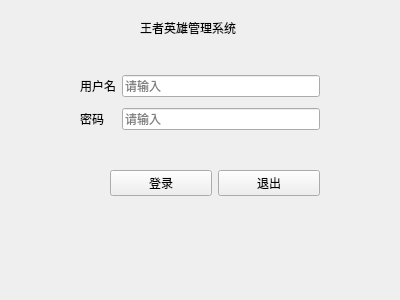
<?xml version="1.0" encoding="UTF-8"?>
<ui version="4.0">
 <class>Page_login</class>
 <widget class="QWidget" name="Page_login">
  <property name="geometry">
   <rect>
    <x>0</x>
    <y>0</y>
    <width>400</width>
    <height>300</height>
   </rect>
  </property>
  <property name="maximumSize">
   <size>
    <width>400</width>
    <height>300</height>
   </size>
  </property>
  <property name="windowTitle">
   <string>登录</string>
  </property>
  <property name="windowIcon">
   <iconset resource="res.qrc">
    <normaloff>:/img/pikachuya.jpg</normaloff>:/img/pikachuya.jpg</iconset>
  </property>
  <property name="styleSheet">
   <string notr="true"/>
  </property>
  <widget class="QLabel" name="label_3">
   <property name="geometry">
    <rect>
     <x>140</x>
     <y>20</y>
     <width>121</width>
     <height>16</height>
    </rect>
   </property>
   <property name="text">
    <string>王者英雄管理系统</string>
   </property>
  </widget>
  <widget class="QWidget" name="widget" native="true">
   <property name="geometry">
    <rect>
     <x>80</x>
     <y>70</y>
     <width>240</width>
     <height>66</height>
    </rect>
   </property>
   <layout class="QGridLayout" name="gridLayout">
    <item row="0" column="0">
     <widget class="QLabel" name="label">
      <property name="text">
       <string>用户名</string>
      </property>
     </widget>
    </item>
    <item row="1" column="0">
     <widget class="QLabel" name="label_2">
      <property name="text">
       <string>密码</string>
      </property>
     </widget>
    </item>
    <item row="0" column="1">
     <widget class="QLineEdit" name="lineEdit">
      <property name="maxLength">
       <number>20</number>
      </property>
      <property name="echoMode">
       <enum>QLineEdit::Password</enum>
      </property>
      <property name="placeholderText">
       <string>请输入</string>
      </property>
     </widget>
    </item>
    <item row="1" column="1">
     <widget class="QLineEdit" name="lineEdit_2">
      <property name="maxLength">
       <number>20</number>
      </property>
      <property name="echoMode">
       <enum>QLineEdit::Password</enum>
      </property>
      <property name="placeholderText">
       <string>请输入</string>
      </property>
     </widget>
    </item>
   </layout>
  </widget>
  <widget class="QWidget" name="widget_2" native="true">
   <property name="geometry">
    <rect>
     <x>110</x>
     <y>160</y>
     <width>210</width>
     <height>46</height>
    </rect>
   </property>
   <layout class="QHBoxLayout" name="horizontalLayout">
    <item>
     <widget class="QPushButton" name="btn_login">
      <property name="text">
       <string>登录</string>
      </property>
     </widget>
    </item>
    <item>
     <widget class="QPushButton" name="btn_exit">
      <property name="text">
       <string>退出</string>
      </property>
     </widget>
    </item>
   </layout>
  </widget>
 </widget>
 <resources>
  <include location="res.qrc"/>
 </resources>
 <connections/>
</ui>
